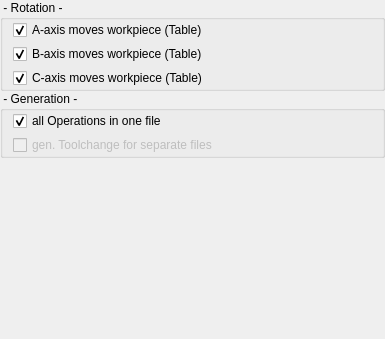
<?xml version="1.0" encoding="UTF-8"?>
<ui version="4.0">
 <class>GCodeConfig</class>
 <widget class="QWidget" name="GCodeConfig">
  <property name="geometry">
   <rect>
    <x>0</x>
    <y>0</y>
    <width>385</width>
    <height>339</height>
   </rect>
  </property>
  <layout class="QGridLayout" name="gridLayout" rowstretch="0,0,0,0" columnstretch="0,0">
   <property name="leftMargin">
    <number>0</number>
   </property>
   <property name="topMargin">
    <number>0</number>
   </property>
   <property name="rightMargin">
    <number>0</number>
   </property>
   <property name="bottomMargin">
    <number>0</number>
   </property>
   <property name="horizontalSpacing">
    <number>2</number>
   </property>
   <property name="verticalSpacing">
    <number>0</number>
   </property>
   <item row="2" column="0" colspan="2">
    <widget class="QGroupBox" name="gRotation">
     <property name="title">
      <string> - Generation - </string>
     </property>
     <layout class="QGridLayout" name="gridLayout_1">
      <property name="leftMargin">
       <number>10</number>
      </property>
      <property name="topMargin">
       <number>0</number>
      </property>
      <property name="rightMargin">
       <number>0</number>
      </property>
      <property name="bottomMargin">
       <number>0</number>
      </property>
      <property name="spacing">
       <number>4</number>
      </property>
      <item row="0" column="0">
       <widget class="QCheckBox" name="cAllInOne">
        <property name="text">
         <string>all Operations in one file</string>
        </property>
        <property name="checked">
         <bool>true</bool>
        </property>
       </widget>
      </item>
      <item row="1" column="0">
       <widget class="QCheckBox" name="cSepToolChange">
        <property name="enabled">
         <bool>false</bool>
        </property>
        <property name="text">
         <string>gen. Toolchange for separate files</string>
        </property>
       </widget>
      </item>
     </layout>
    </widget>
   </item>
   <item row="3" column="0">
    <spacer name="verticalSpacer">
     <property name="orientation">
      <enum>Qt::Vertical</enum>
     </property>
     <property name="sizeHint" stdset="0">
      <size>
       <width>20</width>
       <height>40</height>
      </size>
     </property>
    </spacer>
   </item>
   <item row="1" column="0" colspan="2">
    <widget class="QGroupBox" name="gGeneration">
     <property name="title">
      <string> - Rotation - </string>
     </property>
     <layout class="QGridLayout" name="gridLayout_2">
      <property name="leftMargin">
       <number>10</number>
      </property>
      <property name="topMargin">
       <number>0</number>
      </property>
      <property name="rightMargin">
       <number>0</number>
      </property>
      <property name="bottomMargin">
       <number>0</number>
      </property>
      <property name="spacing">
       <number>4</number>
      </property>
      <item row="1" column="0">
       <widget class="QCheckBox" name="cBisTable">
        <property name="text">
         <string>B-axis moves workpiece (Table)</string>
        </property>
        <property name="checked">
         <bool>true</bool>
        </property>
       </widget>
      </item>
      <item row="2" column="0">
       <widget class="QCheckBox" name="cCisTable">
        <property name="text">
         <string>C-axis moves workpiece (Table)</string>
        </property>
        <property name="checked">
         <bool>true</bool>
        </property>
       </widget>
      </item>
      <item row="0" column="0">
       <widget class="QCheckBox" name="cAisTable">
        <property name="text">
         <string>A-axis moves workpiece (Table)</string>
        </property>
        <property name="checked">
         <bool>true</bool>
        </property>
       </widget>
      </item>
     </layout>
    </widget>
   </item>
  </layout>
 </widget>
 <resources/>
 <connections/>
</ui>
